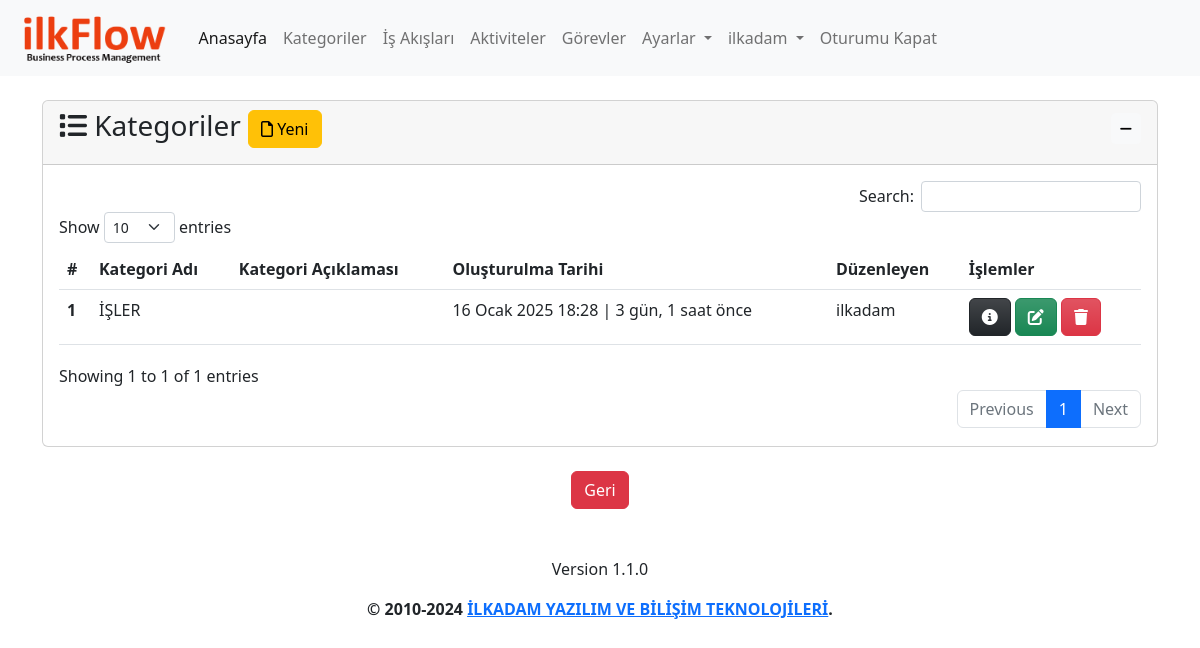
Page /category/ (signed in) on the committed database.
### app/models.py (models this page shows, shortened)
class Category(models.Model):
    name=models.CharField(max_length=500,verbose_name='Kategori Adı')
    description=models.TextField(verbose_name='Kategori Açıklaması', blank=True, null=True)
    created_date=models.DateTimeField(auto_now_add=True, verbose_name='Oluşturulma Tarihi')
    user=models.ForeignKey(User,on_delete=models.CASCADE,verbose_name='Kullanıcı', blank=True, null=True)
    def process_count(self):
        processes=Process.objects.all().filter(category=self)
        return processes.count()
    class Meta:
        verbose_name='Kategori'
        verbose_name_plural="Kategoriler"

### app/views.py (the view, shortened to what this page needs)
# urls.py: path('category/', views.category, name='category'),
@login_required(login_url='/user/login/')
def category(request):
    category_form=CategoryForm()
    categories = Category.objects.filter(user=request.user).order_by('-created_date')
    context = {
        'category_form':category_form,
        'categories': categories,
    }
    return render(request, 'app/category.html', context)

### app/forms.py
class CategoryForm(forms.ModelForm):
    class Meta:
        model=Category
        fields=('name','description')

### templates/app/category.html (shortened to what this page needs)
{% extends 'layout.html' %}
{% load humanize %}
{% block content %}
{% load crispy_forms_tags %}
<div class="row mt-3">
    <div class="col-md-12">
        <div class="card">
            <div class="card-header">
                <h3 class="card-title">
                    <i class="fa-solid fa-list"></i>
                    Kategoriler
                    <button type="button" class="btn btn-warning" data-bs-toggle="modal"
                        data-bs-target="#categoryModal">
                        <i class="fa-regular fa-file"></i>
                        Yeni
                    </button>
                    <div class="float-end">
                        <button class="btn btn-light btn-sm" type="button" data-bs-toggle="collapse"
                            data-bs-target="#collapseCategory" aria-expanded="false" aria-controls="collapseCategory">
                            <i class="fa-solid fa-minus"></i>
                        </button>
                    </div>
                </h3>
            </div>
            <div class="collapse show" id="collapseCategory">
                <div class="card-body">
                    {% if categories %}
                    <table id="category" class="table table-hover">
                        <thead>
                            <tr>
                                <th scope="col">#</th>
                                <th scope="col">Kategori Adı</th>
                                <th scope="col">Kategori Açıklaması</th>
                                <th scope="col">Oluşturulma Tarihi</th>
                                <th scope="col">Düzenleyen</th>
                                <th scope="col">İşlemler</th>
                            </tr>
                        </thead>
                        <tbody>
                            {% for category in categories %}
                            <tr>
                                <th scope="row">{{ category.id }}</th>
                                <td>{{ category.name }}</td>
                                <td>{{ category.description | safe }}</td>
                                <td>{{ category.created_date }} | {{ category.created_date | timesince}} önce</td>
                                <td>{{ category.user }}</td>
                                <td>
                                    <a href="{% url 'category_detail' category.id %}" class="btn btn-dark bg-gradient"
                                        data-bs-toggle="popover" data-bs-trigger="hover" data-bs-title="Detaylar"
                                        data-bs-content="Seçili satırdaki kaydın detaylarını görüntüler.">
                                        <i class="fa-solid fa-circle-info"></i>
                                    </a>
                                    <a class="btn btn-success bg-gradient"
                                        href="{% url 'category_update' category.id %}" data-bs-toggle="popover"
                                        data-bs-trigger="hover" data-bs-title="Düzenle"
                                        data-bs-content="Seçili satırdaki kaydı düzenler.">
                                        <i class="fa-solid fa-pen-to-square"></i>
                                    </a>
                                    <a class="btn btn-danger bg-gradient" href="{% url 'category_delete' category.id %}"
                                        data-bs-toggle="popover" data-bs-trigger="hover" data-bs-title="Sil"
                                        data-bs-content="Seçili satırdaki kaydı siler.">
                                        <i class="fa-solid fa-trash"></i>
                                    </a>
                                </td>
                            </tr>
                            {% endfor %}
                        </tbody>
                    </table>
                    {% else %}
                    <div class="alert alert-warning">
                        <p>Kategori bulunamadı.</p>
                    </div>
                    {% endif %}
                </div>
            </div>
        </div>
    </div>
</div>
{% endblock %}

### templates/layout.html (shortened to what this page needs)
{% load static %}
<!doctype html>
<html lang="tr">
<head>
  <link href="https://cdn.jsdelivr.net/npm/bootstrap@5.2.2/dist/css/bootstrap.min.css" rel="stylesheet"
>
  <link rel="stylesheet" type="text/css" href="https://cdn.datatables.net/1.12.1/css/dataTables.bootstrap5.min.css">
  <link rel="stylesheet" type="text/css"
    href="https://cdn.datatables.net/responsive/2.3.0/css/responsive.dataTables.min.css">
  <link rel="stylesheet" type="text/css" href="https://cdn.datatables.net/buttons/2.2.3/css/buttons.bootstrap5.min.css">
  <link href="https://cdn.jsdelivr.net/npm/summernote@0.8.18/dist/summernote-lite.min.css" rel="stylesheet">
  <link href="https://cdn.jsdelivr.net/npm/select2@4.1.0-rc.0/dist/css/select2.min.css" rel="stylesheet" />
  <link rel="stylesheet" href="{% static 'css/ilkflow.css' %}">
</head>
<body>
  <header>
    <nav class="navbar navbar-expand-lg bg-light">
      <div class="container-fluid">
        <a class="navbar-brand" href="{% url 'index' %}">
          <img class="logo" src="{% static 'img/logo-text.png' %}" alt="JeFlow">
        </a>
        <div class="collapse navbar-collapse" id="navbarNavDropdown">
          <ul class="navbar-nav">
            <li class="nav-item">
              <a class="nav-link active" aria-current="page" href="{% url 'index' %}">Anasayfa</a>
            </li>
            {% if user.is_authenticated %}
            <li class="nav-item">
              <a class="nav-link" href="{% url 'category' %}">Kategoriler</a>
            </li>
            <li class="nav-item">
              <a class="nav-link" href="{% url 'process' %}">İş Akışları</a>
            </li>
            <li class="nav-item">
              <a class="nav-link" href="{% url 'activity' %}">Aktiviteler</a>
            </li>
            <li class="nav-item">
              <a class="nav-link" href="{% url 'task' %}">Görevler</a>
            </li>
            <li class="nav-item dropdown">
              <a class="nav-link dropdown-toggle" href="{% url 'settings' %}" role="button" data-bs-toggle="dropdown"
                aria-expanded="false">
                Ayarlar
              </a>
            </li>
            <li class="nav-item dropdown">
              <a class="nav-link dropdown-toggle" href="{% url 'profile' %}" role="button" data-bs-toggle="dropdown"
                aria-expanded="false">
                {{ user }}
              </a>
            </li>
            <li class="nav-item">
              <a class="nav-link" href="javascript:{document.getElementById('logout').submit()}">Oturumu Kapat</a>
            </li>
            {% else %}
            <li class="nav-item">
              <a class="nav-link" href="{% url 'register' %}">Kayıt Ol</a>
            </li>
            {% endif %}
          </ul>
        </div>
      </div>
    </nav>
  </header>
  <main>
    <div class="container mt-4">
      {% block content %}
      {% endblock %}
      <div class="d-flex justify-content-center mt-4">
        <button class="btn btn-danger" onclick="history.back()">Geri</button>
      </div>
    </div>
  </main>
  <footer class="mt-5">
    <div class="d-flex flex-column justify-content-center align-items-center">
      <p>{% include 'partials/_version.html' %}</p>
      <p><strong>&copy; 2010-2024 <a href="https://ilkadam.com.tr" target="_blank">İLKADAM YAZILIM VE BİLİŞİM TEKNOLOJİLERİ</a>.</strong></p>
    </div>
  </footer>
</body>
</html>

### static/css/ilkflow.css (style rules this page uses)
img.logo { height: 50px; }

### rows in the picture
Category: id "1", name "İŞLER", created_date "16 Ocak 2025 18:28", created_date "3 gün, 1 saat", user "ilkadam"

### other values in the picture
{{ user }} "ilkadam"
